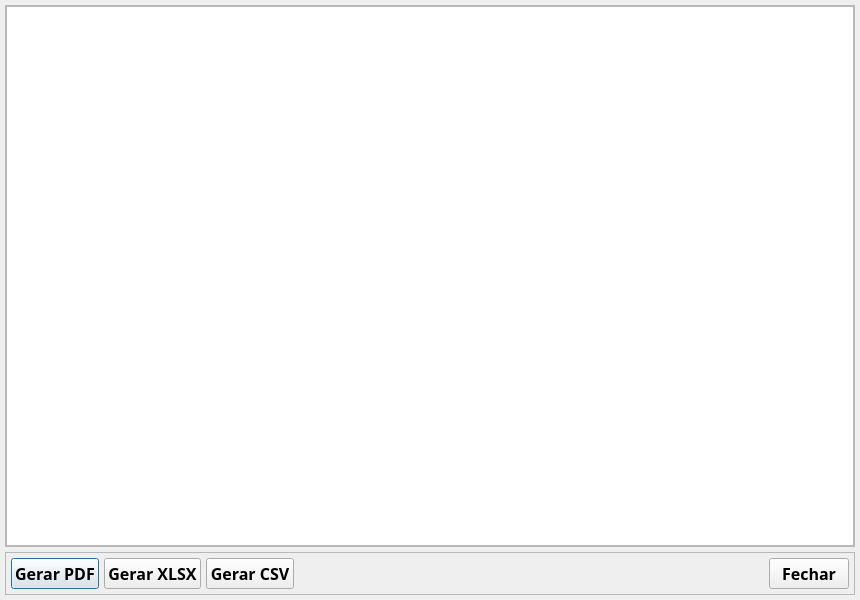
<?xml version="1.0" encoding="UTF-8"?>
<ui version="4.0">
 <class>Rel_Abastecimento_Preview</class>
 <widget class="QDialog" name="Rel_Abastecimento_Preview">
  <property name="geometry">
   <rect>
    <x>0</x>
    <y>0</y>
    <width>860</width>
    <height>600</height>
   </rect>
  </property>
  <property name="minimumSize">
   <size>
    <width>700</width>
    <height>500</height>
   </size>
  </property>
  <property name="font">
   <font>
    <family>Segoe UI Semibold</family>
    <pointsize>12</pointsize>
    <bold>true</bold>
   </font>
  </property>
  <property name="windowTitle">
   <string>Pré-visualização — Relatório de Abastecimento</string>
  </property>
  <layout class="QVBoxLayout" name="verticalLayout">
   <property name="spacing">
    <number>5</number>
   </property>
   <property name="leftMargin">
    <number>5</number>
   </property>
   <property name="topMargin">
    <number>5</number>
   </property>
   <property name="rightMargin">
    <number>5</number>
   </property>
   <property name="bottomMargin">
    <number>5</number>
   </property>
   <item>
    <widget class="QFrame" name="frm_Visualizacao">
     <property name="frameShape">
      <enum>QFrame::Shape::StyledPanel</enum>
     </property>
     <property name="frameShadow">
      <enum>QFrame::Shadow::Raised</enum>
     </property>
     <layout class="QVBoxLayout" name="verticalLayout_2">
      <property name="spacing">
       <number>0</number>
      </property>
      <property name="leftMargin">
       <number>0</number>
      </property>
      <property name="topMargin">
       <number>0</number>
      </property>
      <property name="rightMargin">
       <number>0</number>
      </property>
      <property name="bottomMargin">
       <number>0</number>
      </property>
      <item>
       <widget class="QTextBrowser" name="txt_Visualizacao"/>
      </item>
     </layout>
    </widget>
   </item>
   <item>
    <widget class="QFrame" name="frm_Botoes">
     <property name="frameShape">
      <enum>QFrame::Shape::StyledPanel</enum>
     </property>
     <property name="frameShadow">
      <enum>QFrame::Shadow::Raised</enum>
     </property>
     <layout class="QHBoxLayout" name="horizontalLayout">
      <property name="spacing">
       <number>5</number>
      </property>
      <property name="leftMargin">
       <number>5</number>
      </property>
      <property name="topMargin">
       <number>5</number>
      </property>
      <property name="rightMargin">
       <number>5</number>
      </property>
      <property name="bottomMargin">
       <number>5</number>
      </property>
      <item>
       <widget class="QPushButton" name="bt_PDF">
        <property name="minimumSize">
         <size>
          <width>0</width>
          <height>30</height>
         </size>
        </property>
        <property name="text">
         <string>Gerar PDF</string>
        </property>
       </widget>
      </item>
      <item>
       <widget class="QPushButton" name="bt_XLSX">
        <property name="minimumSize">
         <size>
          <width>0</width>
          <height>30</height>
         </size>
        </property>
        <property name="text">
         <string>Gerar XLSX</string>
        </property>
       </widget>
      </item>
      <item>
       <widget class="QPushButton" name="bt_CSV">
        <property name="minimumSize">
         <size>
          <width>0</width>
          <height>30</height>
         </size>
        </property>
        <property name="text">
         <string>Gerar CSV</string>
        </property>
       </widget>
      </item>
      <item>
       <spacer name="horizontalSpacer">
        <property name="orientation">
         <enum>Qt::Orientation::Horizontal</enum>
        </property>
        <property name="sizeHint" stdset="0">
         <size>
          <width>40</width>
          <height>20</height>
         </size>
        </property>
       </spacer>
      </item>
      <item>
       <widget class="QPushButton" name="bt_Fechar">
        <property name="minimumSize">
         <size>
          <width>0</width>
          <height>30</height>
         </size>
        </property>
        <property name="text">
         <string>Fechar</string>
        </property>
       </widget>
      </item>
     </layout>
    </widget>
   </item>
  </layout>
 </widget>
 <resources/>
 <connections/>
</ui>
